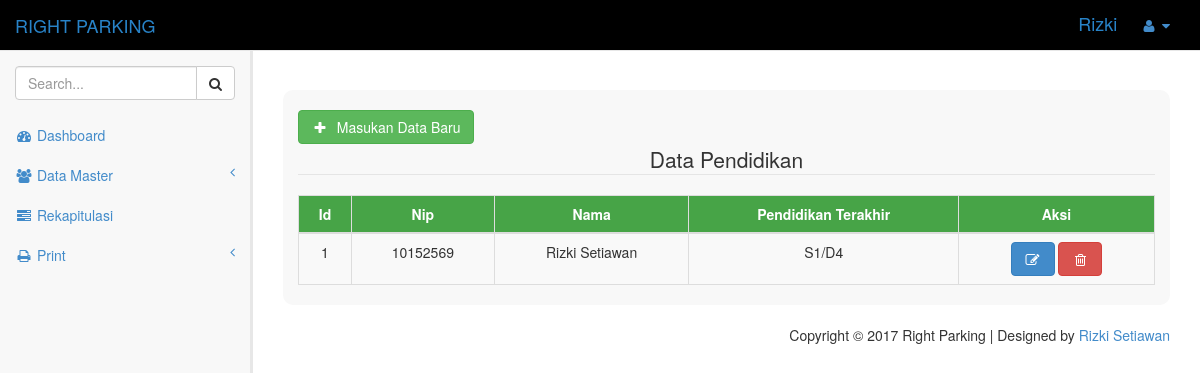
Screenshot of /dpendidikan.php (signed in) with the database file from the repository.
### tables this page shows
CREATE TABLE `tbl_pendidikan` (
  `id_data_pendidikan` int(50) NOT NULL,
  `nip` int(50) NOT NULL,
  `pendidikan_akhir` varchar(50) NOT NULL
);

CREATE TABLE `tbl_pegawai` (
  `nip` int(50) NOT NULL,
  `nama` varchar(50) NOT NULL,
  `tempat` varchar(50) NOT NULL,
  `tgl` int(20) NOT NULL,
  `bln` varchar(20) NOT NULL,
  `tahun` varchar(20) NOT NULL,
  `agama` varchar(50) NOT NULL,
  `jk` varchar(20) NOT NULL,
  `stat_pernikahan` varchar(20) NOT NULL,
  `alamat` varchar(50) NOT NULL,
  `email` varchar(50) NOT NULL
);

### dpendidikan.php (the view, shortened to what this page needs)
 <?php
    if(!isset($_SESSION['user'])){?>
    <script language="javascript" type="text/javascript">
    alert("Silahkan Login Terlebih Dahulu");
    document.location='login.php';
    </script><?php
    } else {
?>
<!DOCTYPE html>
<html>
<head>
    <link href="css/bootstrap.min.css" rel="stylesheet">
    <link href="font-awesome/css/font-awesome.css" rel="stylesheet">
    <link href="css/sb-admin.css" rel="stylesheet">
</head>
<body >
    <div id="wrapper">
        <nav class="navbar navbar-default navbar-fixed-top" role="navigation" style="margin-bottom: 0; background-color: black;">
            <div class="navbar-header">
                <a class="navbar-brand" href="index.php" style="color: #2883C8;">RIGHT PARKING</a>
            </div>
            <ul class="nav navbar-top-links navbar-right">
                <li style="color:  #2883C8; ">
                    <h4><?php echo $_SESSION['user']; ?></h4>
                </li>
                <li class="dropdown">
                    <a class="dropdown-toggle" data-toggle="dropdown" href="#">
                        <i class="fa fa-user fa-fw"></i>  <i class="fa fa-caret-down"></i>
                    </a>
                </li>
            </ul>
            <div class="navbar-default navbar-static-side" role="navigation" >
                <div class="sidebar-collapse">
                    <ul class="nav" id="side-menu">
                        <li class="sidebar-search">
                            <div class="input-group custom-search-form">
                                <input type="text" class="form-control" placeholder="Search...">
                                <span class="input-group-btn">
                                <button class="btn btn-default" type="button">
                                    <i class="fa fa-search"></i>
                                </button>
                            </span>
                            </div>
                        </li>
                        <li>
                            <a href="index.php"><i class="fa fa-dashboard fa-fw"></i> Dashboard</a>
                        </li>
                        <li>
                            <a href=""><i class="fa fa-users fa-fw"></i> Data Master<span class="fa arrow"></span></a>
                        </li>
                        <li>
                            <a href="rekap.php"><i class="fa fa-tasks fa-fw"></i> Rekapitulasi</a>
                        </li>
                        <li>
                            <a href=""><i class="fa fa-print fa-fw"></i> Print<span class="fa arrow"></span></a>
                        </li>
                    </ul>
                </div>
            </div>
        </nav>
        <div id="page-wrapper">
            <div class="row">
                <div class="col-lg-12"><br><br>
                    <div class="col-md-12 content"   style="background-color: #F8F8F8; border-radius: 10px;">
                      <div>
                          <a href="ipendidikan.php">  <br><button type="submit" class="btn btn-success"><i class='fa fa-plus fa-fw'></i>&nbsp; Masukan Data Baru</button> </a>
                     </div>
               <legend><Center>Data Pendidikan</Center></legend>
    <table cellspacing="0" cellpadding="0" class="table table-striped table-bordered ">
        <thead style="background: #47A447; color: white;">
            <tr>
                <th><center>Id </center></th>
                <th><center>Nip</center></th>
                <th><center>Nama</center></th>
                <th><center>Pendidikan Terakhir</center></th>
                <th><center>Aksi</center></th>
            </tr>
        </thead>
        <tbody align="center">
            <?php
            require_once 'config.php';
            $sql = "SELECT tbl_pendidikan.id_data_pendidikan,tbl_pegawai.nip,tbl_pegawai.nama,tbl_pendidikan.pendidikan_akhir from tbl_pendidikan, tbl_pegawai where tbl_pegawai.nip=tbl_pendidikan.nip ";
            $result = $connect->query($sql);
            if($result->num_rows > 0) {
                while($row = $result->fetch_assoc()) {
                    echo "<tr>
                        <td>".$row['id_data_pendidikan']."</td>
                        <td>".$row['nip']."</td>
                        <td>".$row['nama']."</td>
                        <td>".$row['pendidikan_akhir']."</td>
                        <td>
                        <a href='ependidikan.php?id_data_pendidikan=".$row['id_data_pendidikan']."'><button type='button'class='btn btn-primary'><i class='fa fa-pencil-square-o fa-fw'></i></button></a>
                         <a onClick=\"javascript: return confirm('Apakah yakin ingin di hapus?');\"href='hpendidikan.php?id_data_pendidikan=".$row['id_data_pendidikan']."'><button type='button'class='btn btn-danger'><i class='fa fa-trash-o fa-fw'></i></button></a>
                        </td>
                    </tr>";
                     }
                     } else {
                    echo "<tr><td colspan='12'><center>Belum Ada Data<center></td></tr>";
                    }
                    ?>
                </tbody>
                </table>
        </div>
                </div>
            </div>
            <footer class="text-right"><br>
                <p>Copyright &copy; 2017 Right Parking
                | Designed by <a href="http://www.templatemo.com" target="_parent">Rizki Setiawan</a></p>
            </footer>
        </div>
    </div>
</body>
</html>
<?php } ?>

### css/sb-admin.css (style rules this page uses)
body { background-color: #f8f8f8; padding-top: 100px; }
@media (min-width:768px) { body { padding-top: 50px; } }
#wrapper { width: 100%; }
#page-wrapper { padding: 0 15px; min-height: 568px; background-color: #fff; }
@media (min-width:768px) { #page-wrapper { position: inherit; margin: 0 0 0 250px; padding: 0 30px; min-height: 1300px; border-left: 3px solid #e7e7e7; } }
.navbar-top-links li { display: inline-block; }
.navbar-top-links li:last-child { margin-right: 15px; }
.navbar-top-links li a { padding: 15px; min-height: 50px; }
.sidebar-search { padding: 15px; }
.arrow { float: right; }
.fa.arrow:before { content: "\f104"; }
@media (min-width:768px) { .navbar-static-side { z-index: 1; position: absolute; width: 250px; margin-top: 51px; } }

### rows the page displays
tbl_pendidikan: id_data_pendidikan "1", nip.nip "10152569", nip.nama "Rizki Setiawan", pendidikan_akhir "S1/D4"

### other values shown
$_SESSION['user'] "Rizki"
